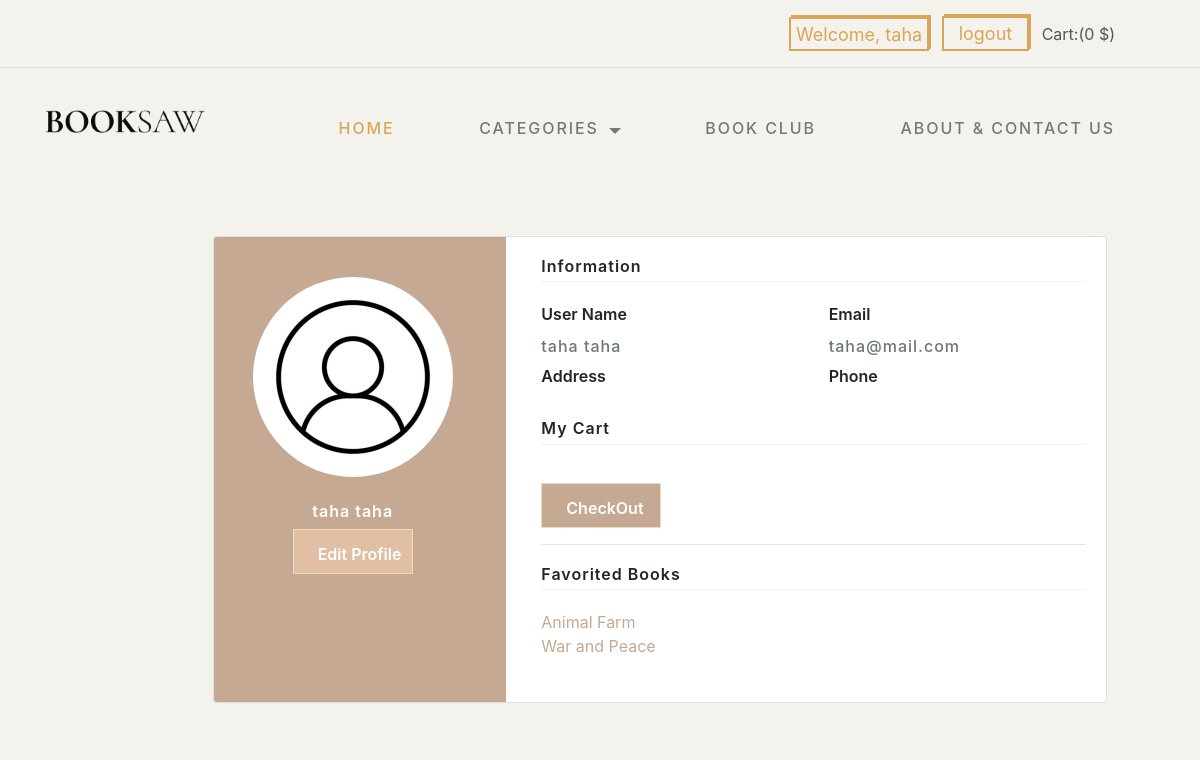
The page /user/1 (signed in) on the database its author committed.
### store_app/models.py (models this page shows)
class User(models.Model):
    first_name = models.CharField(max_length=45)
    last_name = models.CharField(max_length=45)
    email = models.CharField(max_length=128)
    password = models.CharField(max_length=64)
    birthday = models.DateField(null=True)
    gender = models.CharField(max_length=7)
    phone = models.CharField(max_length=30,default='')
    address = models.CharField(max_length=255,default='')
    created_at = models.DateTimeField(auto_now_add=True)
    updated_at = models.DateTimeField(auto_now=True)
    objects = UserManager()

class Book(models.Model):
    title = models.CharField(max_length=45)
    description = models.TextField()
    number_of_pages = models.IntegerField()
    url_image = models.TextField()
    price = models.FloatField()
    author = models.ForeignKey(Author,related_name='books',on_delete=models.CASCADE)
    category = models.ForeignKey(Category, related_name='books', on_delete=models.CASCADE)
    language = models.ForeignKey(Language, related_name='books', on_delete=models.CASCADE)
    liked_by_users= models.ManyToManyField(User,related_name='likes_books')
    created_at = models.DateTimeField(auto_now_add=True)
    updated_at = models.DateTimeField(auto_now=True)
    objects = BookManager()

### store_app/views.py (the view)
# urls.py: path('user/<int:userID>',views.account) ,
def account(request, userID):
    if not 'userID' in request.session:
        return redirect('/')
    user = User.objects.get(id=request.session['userID'])
    if not 'orderID' in  request.session :
        order = ''
    else:
        order = Order.objects.get(id=int(request.session['orderID']))
    context = {
        'user': user ,
        'order': order ,
        'total' : get_total_order(order),
    }
    return render(request, 'profile.html', context)

### store_app/views.py (called while the page is built)
def get_total_order(order):
    total = 0
    if(order == ''):
        return 0
    for book in order.books.all():
        total = total + book.price
    return math.floor(total * 100)/100.0

### store_app/templates/profile.html (shortened to what this page needs)
<!DOCTYPE html>
	<html lang="en">
	<head>
        {%load static%}
        <link rel="stylesheet" type="text/css" href="{%static 'css/normalize.css' %}">
	    <link rel="stylesheet" type="text/css" href="{%static '/css/vendor.css'%}">
	    <link rel="stylesheet" type="text/css" href="{%static 'css/style1.css'%}">
	    <link rel="stylesheet" type="text/css" href="{%static 'css/profile.css'%}">
    <link rel="stylesheet" href="https://maxcdn.bootstrapcdn.com/bootstrap/4.0.0/css/bootstrap.min.css">
    <link rel="stylesheet" href="https://cdnjs.cloudflare.com/ajax/libs/MaterialDesign-Webfont/3.6.95/css/materialdesignicons.css">
	</head>
<body>
    <div id="header-wrap">
        <div class="top-content">
            <div class="container">
                <div class="row">
                    <div class="col-md-6">
                    </div>
                    <div class="col-md-6">
                        <div class="right-element">
                            {% if not 'userID' in request.session %}
                            <a href="/login" class="user-account for-buy"><i class="icon icon-user"></i><span>Account</span></a>
                            {% else %}
                            <a id="account" href="/user/{{user.id}}">Welcome, {{user.first_name}}</a>
                            <a  id="logout" href="/logout" class="logoutbtn mx-2">logout</a>
                            {% endif %}
                            <a href="#" class="cart for-buy"><span>Cart:({{total}} $)</span></a>
                        </div>
                    </div>
                </div>
            </div>
        </div>
        <header id="header">
            <div class="container">
                <div class="row">
                    <div class="col-md-2">
                        <div class="main-logo">
                            <a href="/"><img src="{% static 'images/main-logo.png'%}" alt="logo"></a>
                        </div>
                    </div>
                    <div class="col-md-10">
                        <nav id="navbar">
                            <div class="main-menu stellarnav">
                                <ul class="menu-list">
                                    <li class="menu-item active"><a href="/main" data-effect="Home">Home</a></li>
                                    <li class="menu-item has-sub">
                                        <a href="/category" class="nav-link" data-effect="Pages">Categories</a>
                                    </li>
                                    <li class="menu-item"><a href="/wall" class="nav-link" data-effect="Articles">Book Club</a></li>
                                    <li class="menu-item"><a href="/contact" class="nav-link" data-effect="About">About & Contact Us</a></li>
                                </ul>
                            </div>
                        </nav>
                    </div>
                </div>
            </div>
        </header>
    <div class="page-content page-container" id="page-content">
        <div class="padding">
            <div class="row container d-flex justify-content-center">
                <div class="col-xl-12 col-md-12 ">
        <div class="card user-card-full">
            <div class="row m-l-0 m-r-0">
                <div class="col-sm-4 bg-c-lite-green user-profile">
                    <div class="card-block text-center text-white">
                        <div class="m-b-25">
                            <img src="{%static 'images/user-profile-icon-free-vector.jpg'%}" class="img-radius" alt="User-Profile-Image">
                        </div>
                        <h6 class="f-w-600">{{user.first_name}} {{user.last_name}}</h6>
                        <a href="/user/edit"><button id="edit-profile" type="button" class="add-to-cart" data-product-tile="add-to-cart">Edit Profile</button></a>                    </div>
                </div>
                <div class="col-sm-8">
                    <div class="card-block">
                        <h6 class="m-b-20 p-b-5 b-b-default f-w-600">Information</h6>
                        <div class="row">
                            <div class="col-sm-6">
                                <p class="m-b-10 f-w-600">User Name</p>
                                <h6 class="text-muted f-w-400">{{user.first_name}} {{user.last_name}}</h6>
                            </div>
                            <div class="col-sm-6">
                                <p class="m-b-10 f-w-600">Email</p>
                                <h6 class="text-muted f-w-400">{{user.email}}</h6>
                            </div>
                            <div class="col-sm-6">
                                <p class="m-b-10 f-w-600">Address</p>
                            </div>
                            <div class="col-sm-6">
                                <p class="m-b-10 f-w-600">Phone</p>
                            </div>
                        </div>
                        <h6 class="m-b-20 m-t-40 p-b-5 b-b-default f-w-600">My Cart</h6>
                        <div class="row">
                            <div class="col-sm-6">
                            </div>
                            <div class="col-sm-6">
                            </div>
                        </div>
                        <a href="/cart/confirm"><button id="buy-btn" type="button" class="add-to-cart" data-product-tile="add-to-cart">CheckOut</button></a>
                        <hr>
                        <h6 class="m-b-20 m-t-40 p-b-5 b-b-default f-w-600">Favorited Books</h6>
                        <ul>
                            {% for book in user.likes_books.all %}
                            <a class="fav-profile" href="/book/{{book.id}}"><li>{{book.title}} </li></a>
                            {% endfor %}
                        </ul>
                        <div class="row">
                            <div class="col-sm-6">
                            </div>
                            <div class="col-sm-6">
                            </div>
                        </div>
                    </div>
                </div>
            </div>
        </div>
    </div>
        </div>
        </div>
    </div>
   </body>
</html>
</body>
</html>

### store_app/static/css/style1.css (style rules this page uses)
:root { --header-height : 160px; --header-height-min : 80px; }
:root { --accent-color : #C5A992; --secondary-color : #C5A992; --dark-color : #2f2f2f; --light-color : #F3F2EC; --body-text-color : #757575; --light-text-color : #afafaf; --dark-text-color : #2f2f2f; }
:root { --body-font : "Raleway", sans-serif; --heading-font : "Prata", Georgia, serif; --secondary-font : "Playfair Display", Georgia, serif; }
#logout { background-color: #C5A992; }
*, *::before, *::after { -webkit-box-sizing: border-box; -moz-box-sizing: border-box; box-sizing: border-box; }
html { box-sizing: border-box; }
body { font-family: var(--body-font); font-size: 16px; line-height: 2; color: var(--body-text-color); background-color: var(--light-color); }
a { color: var(--accent-color); transition: 0.3s color ease-out; }
ul, ol { margin-top: 0; margin-bottom: 10px; margin-left: 0; }
ul li, ol li { margin-bottom: 5px; outline: 0; }
ul li.active a { color: #daa556; }
ul li:last-child, ol li:last-child { margin-bottom: 0; }
button, input, select, textarea { font-family: inherit; font-size: inherit; line-height: inherit; outline: 0; }
img { display: inline-block; border: 0; max-width: 100%; height: auto; vertical-align: middle; }
h1, .h1, h2, .h2, h3, .h3, h4, .h4, h5, .h5, h6, .h6 { font-family: var(--heading-font); line-height: 1.2; color: var(--dark-color); }
h5, h6 { letter-spacing: 1px; }
h6, .h6 { font-size: .67em; line-height: 1.1; }
p { margin: 0 0 20px 0; }
::placeholder { color: #999; }
.container::after, .row::after, .clearfix::after { display: block; clear: both; content: ""; }
.text-center { text-align: center; }
.text-muted { color: #777; }
ul { list-style: circle inside; }
ol, ul { padding-left: 0; margin-top: 0; }
li { margin-bottom: 1rem; }
button, .button { margin-bottom: 1rem; }
pre, blockquote, dl, figure, table, p, ul, ol, form { margin-bottom: 2.5rem; }
hr { margin-top: 3rem; margin-bottom: 3.5rem; border-width: 0; border-top: 1px solid #E1E1E1; }
a.btn, input[type="button"], input[type="submit"], input[type="reset"], input[type="file"], button { background-image: none; background: var(--accent-color); text-decoration: none !important; display: inline-block; position: relative; border: 1px solid transparent; border-radius: 0; padding: 0.75em 1.5em; margin-top: 15px; font-size: 15px; font-weight: bold; line-height: normal; text-align: center; text-transform: uppercase; color: #fff; z-index: 1; cursor: pointer; white-space: nowrap; vertical-align: middle; -webkit-transition: all 0.3s ease-in; transition: all 0.3s ease-in; -ms-touch-action: manipulation; touch-action: manipulation; -webkit-user-select: none; -moz-user-select: none; -ms-user-select: none; user-select: none; }
.nav-link { display: block; padding: 0.5rem 1rem; text-decoration: none; transition: color 0.15s ease-in-out, background-color 0.15s ease-in-out, border-color 0.15s ease-in-out; }
button { font-size: 1em; font-weight: 600; border: none; height: 65px; cursor: pointer; text-transform: uppercase; }
.top-content { padding: 20px 0; border-bottom: 1px solid #E0E0E0; }
.top-content a { color: #555; text-decoration: none; }
.top-content .right-element { text-align: right; }
.top-content .right-element .for-buy { margin-right: 40px; }
#header { padding: 40px 0; }
#header .menu-list a { text-transform: uppercase; font-weight: 500; letter-spacing: 0.12em; }
#logout { margin-right: 50px; color: #daa556; padding: 5px 15px; font-size: large; border: 2px solid #daa556; box-shadow: 2px -2px #daa556; background-color: #f3f2ec; }
#account { color: #daa556; padding: 4.5px 5px; font-weight: normal; border: 2px solid #daa556; box-shadow: 2px -2px #daa556; margin-top: -3px; font-size: large; }

### rows shown on the page
User: first_name "taha", last_name "taha", email "taha@mail.com"
Book: title "Animal Farm"
Book: title "War and Peace"

### other values the page prints
{{ total }} "0"
